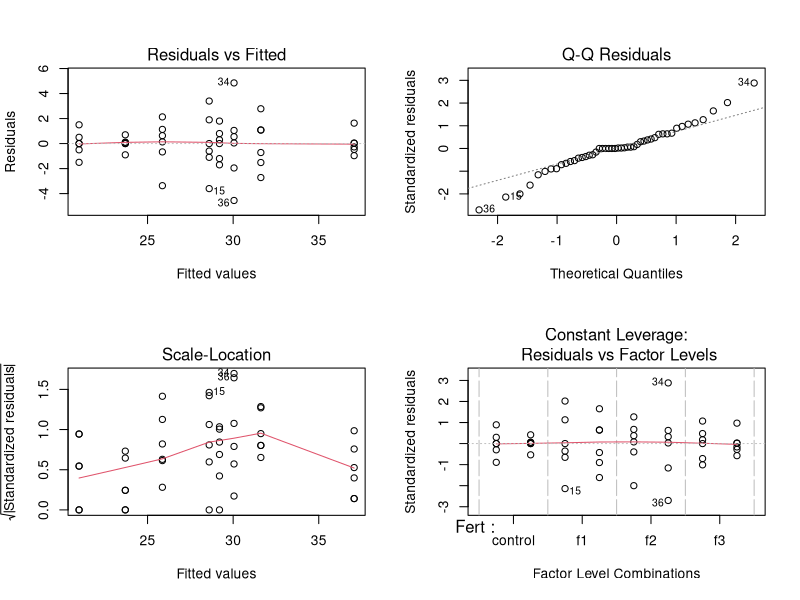
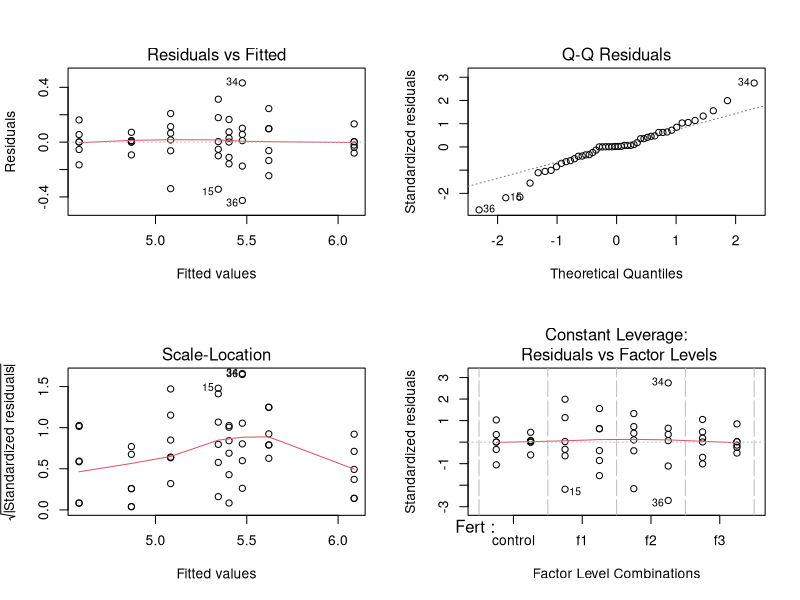
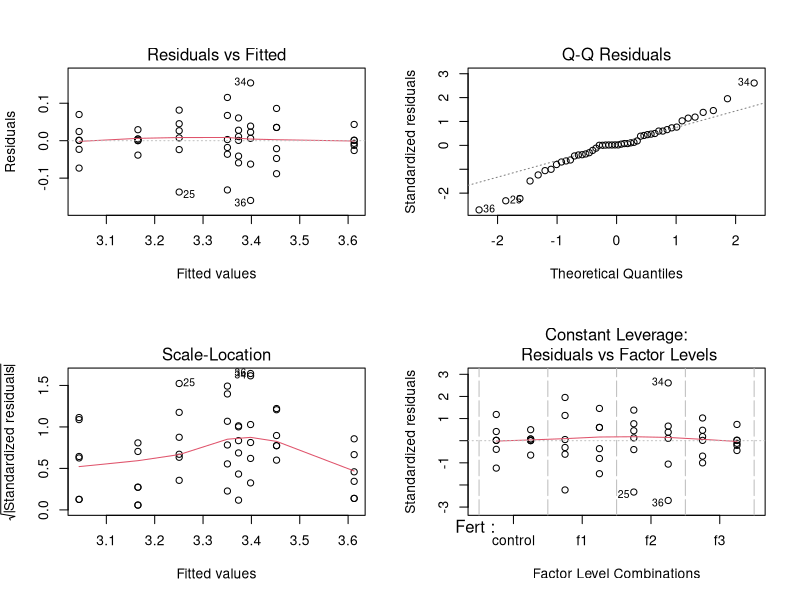
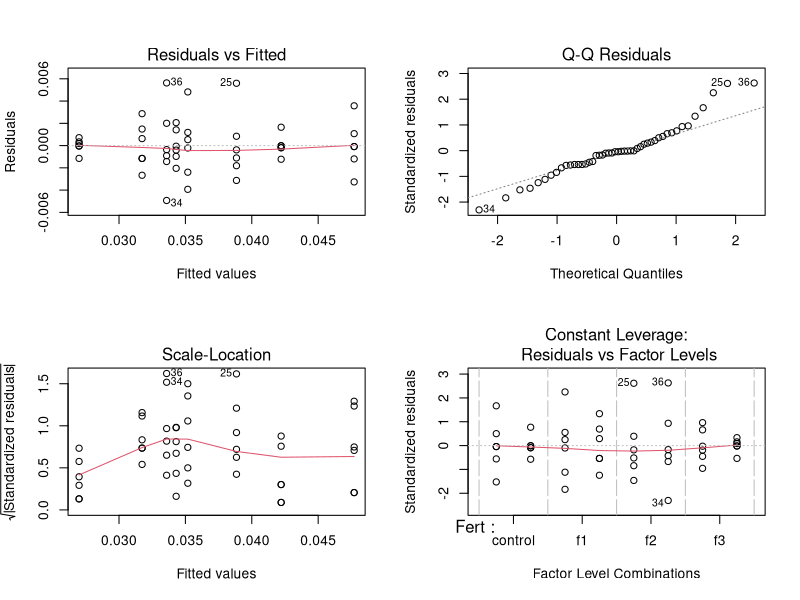
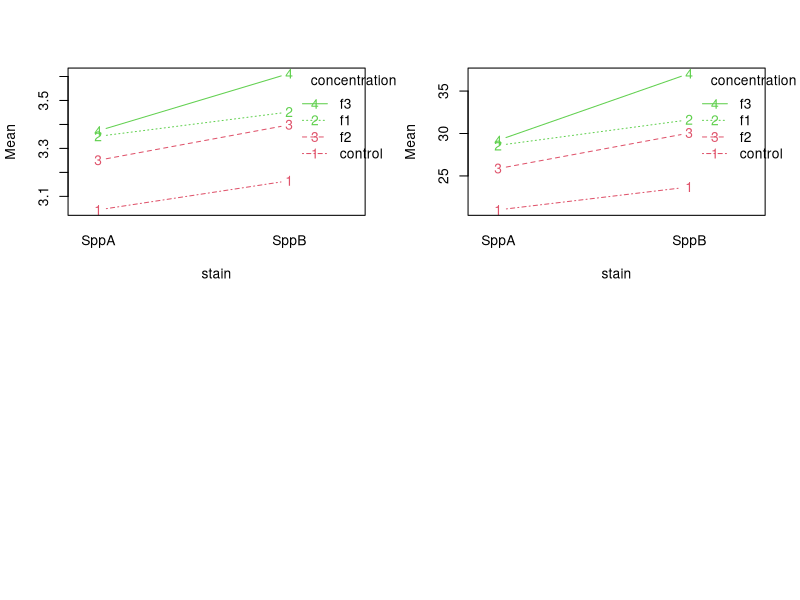

Write R code to recreate these figures, in order. (Note: this script raises an error after producing the figures.)
install.packages("lsmeans")
install.packages("multcompView")
install.packages("car")

library(lsmeans)
library(multcompView) 
library(car) 
options(contrasts = c("contr.sum", "contr.poly"))

#1-----------------------------------------------------------------------------------------------------------
Fert<-c(rep("control", 12), rep("f1", 12), rep("f2", 12), rep("f3", 12))
Species<-c(rep(c(rep("SppA", 6), rep("SppB", 6)),4))
Height<-c(21.0, 19.5, 22.5, 21.5, 20.5, 21.0,
          23.7, 23.8, 23.8, 23.7, 22.8, 24.4,
          32.0, 30.5, 25.0, 27.5, 28.0, 28.6,
          30.1, 28.9, 30.9, 34.4, 32.7, 32.7,
          22.5, 26.0, 28.0, 27.0, 26.5, 25.2,
          30.6, 31.1, 28.1, 34.9, 30.1, 25.5,
          28.0, 27.5, 31.0, 29.5, 30.0, 29.2,
          36.1, 36.6, 38.7, 37.1, 36.8, 37.1)
df<-data.frame(Fert=Fert, Species=Species, Height=Height)

modelF1<-aov(Height~Fert+Species+Fert:Species, data=df)
par(mfrow=c(2,2))
plot(modelF1)
anova(modelF1)

df$LogH<-log(Height)
df$SqrtH<-sqrt(Height)
df$InvH<-1/Height

modelF2<-aov(SqrtH~Fert+Species+Fert:Species, data=df)
par(mfrow=c(2,2))
plot(modelF2)

modelF3<-aov(LogH~Fert+Species+Fert:Species, data=df)
par(mfrow=c(2,2))
plot(modelF3)

modelF4<-aov(InvH~Fert+Species+Fert:Species, data=df)
par(mfrow=c(2,2))
plot(modelF4)

anova(modelF3)

interaction.plot(x.factor = df$Species, trace.factor = df$Fert,
                 response = df$LogH, type ="b",col = 2:3,
                 xlab ="stain", ylab ="Mean", trace.label ="concentration")

interaction.plot(x.factor = df$Species, trace.factor = df$Fert,
                 response = df$Height, type ="b",col = 2:3,
                 xlab ="stain", ylab ="Mean", trace.label ="concentration")

anova(modelF1)
lsmInter=lsmeans(modelF1, ~Fert:Species)
contrast(lsmInter, mathod="pairwise")
cld(lsmInter,alpha=0.05)

lsmS=lsmeans(modelF3, ~Species)
contrast(lsmS, method="pairwise")

lsmF=lsmeans(modelF3, ~Fert)
contrast(lsmF, method="pairwise")
cld(lsmF, alpha=0.05)

#2-----------------------------------------------------------------------------------------------------------
A<-c(rep("1", 10), rep("2", 10))
B<-rep(c(c(rep("1", 5), rep("2", 5))), 2)
resp<-c(12.9, 11.3, 11.7, 12.1, 12.3,
        13.7, 12.8, 13.6, 13.1, 13.5,
        14.2, 14.5, 13.9, 13.6, 14.4,
        13.5, 13.1, 13.3, 13.1, 13.4)
df2<-data.frame(A=A, B=B, resp=resp)

model1<-aov(resp~A+B+A:B, data=df2)
par(mfrow=c(2,2))
plot(model1)

df2$LogR<-log(resp)
df2$SqrtR<-sqrt(resp)
df2$InvR<-1/resp

model2<-aov(SqrtR~A+B+A:B, data=df2)
par(mfrow=c(2,2))
plot(model2)

model3<-aov(LogR~A+B+A:B, data=df2)
par(mfrow=c(2,2))
plot(model3)

model4<-aov(InvR~A+B+A:B, data=df2)
par(mfrow=c(2,2))
plot(model4)

anova(model1)

interaction.plot(x.factor = df2$B, trace.factor = df2$A,
                 response = df2$resp, type ="b",col = 2:3,
                 xlab ="stain", ylab ="Mean", trace.label ="concentration")

lsmAB=lsmeans(model1, ~ A:B )
contrast(lsmAB,method="pairwise")
cld(lsmAB, alpha=0.05)

lsmA=lsmeans(model1, ~A)
contrast(lsmA, method="pairwise")
